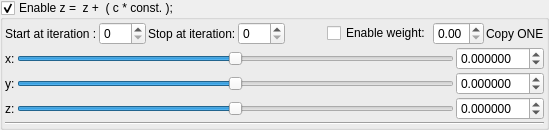
    <widget class="MyGroupBox" name="groupCheck_mandelbulb5_constantMultiplier1_enabled">
     <property name="title">
      <string>Enable z =  z +  ( c * const. ); </string>
     </property>
     <property name="checkable">
      <bool>true</bool>
     </property>
     <layout class="QVBoxLayout" name="verticalLayout_14" stretch="0,0,0">
      <property name="spacing">
       <number>2</number>
      </property>
      <property name="leftMargin">
       <number>2</number>
      </property>
      <property name="topMargin">
       <number>2</number>
      </property>
      <property name="rightMargin">
       <number>2</number>
      </property>
      <property name="bottomMargin">
       <number>2</number>
      </property>
      <item>
       <layout class="QGridLayout" name="gridLayout_37">
        <property name="spacing">
         <number>2</number>
        </property>
        <item row="1" column="5">
         <widget class="QCheckBox" name="checkBox_mandelbulb5_constantMultiplier1_weight_enabled">
          <property name="text">
           <string>Enable weight:</string>
          </property>
         </widget>
        </item>
        <item row="1" column="2">
         <widget class="QLabel" name="label_150">
          <property name="text">
           <string>Stop at iteration:</string>
          </property>
         </widget>
        </item>
        <item row="1" column="3">
         <widget class="MySpinBox" name="spinboxInt_mandelbulb5_constantMultiplier1_stop_iterations">
          <property name="sizePolicy">
           <sizepolicy hsizetype="Minimum" vsizetype="Maximum">
            <horstretch>0</horstretch>
            <verstretch>0</verstretch>
           </sizepolicy>
          </property>
          <property name="maximum">
           <number>250</number>
          </property>
         </widget>
        </item>
        <item row="1" column="1">
         <widget class="MySpinBox" name="spinboxInt_mandelbulb5_constantMultiplier1_start_iterations">
          <property name="sizePolicy">
           <sizepolicy hsizetype="Minimum" vsizetype="Maximum">
            <horstretch>0</horstretch>
            <verstretch>0</verstretch>
           </sizepolicy>
          </property>
          <property name="maximum">
           <number>250</number>
          </property>
         </widget>
        </item>
        <item row="1" column="8">
         <widget class="QLabel" name="label_151">
          <property name="text">
           <string>Copy ONE</string>
          </property>
         </widget>
        </item>
        <item row="1" column="0">
         <widget class="QLabel" name="label_152">
          <property name="text">
           <string>Start at iteration :</string>
          </property>
         </widget>
        </item>
        <item row="1" column="6">
         <widget class="MyDoubleSpinBox" name="spinbox_mandelbulb5_constantMultiplier1_weight">
          <property name="sizePolicy">
           <sizepolicy hsizetype="Minimum" vsizetype="Maximum">
            <horstretch>0</horstretch>
            <verstretch>0</verstretch>
           </sizepolicy>
          </property>
          <property name="decimals">
           <number>2</number>
          </property>
          <property name="minimum">
           <double>0.000000000000000</double>
          </property>
          <property name="maximum">
           <double>1.000000000000000</double>
          </property>
          <property name="singleStep">
           <double>0.100000000000000</double>
          </property>
         </widget>
        </item>
        <item row="1" column="4">
         <spacer name="horizontalSpacer_19">
          <property name="orientation">
           <enum>Qt::Horizontal</enum>
          </property>
          <property name="sizeHint" stdset="0">
           <size>
            <width>40</width>
            <height>20</height>
           </size>
          </property>
         </spacer>
        </item>
       </layout>
      </item>
      <item>
       <layout class="QGridLayout" name="gridLayout_17">
        <property name="spacing">
         <number>2</number>
        </property>
        <item row="1" column="1">
         <widget class="QLabel" name="label_25">
          <property name="text">
           <string>y:</string>
          </property>
         </widget>
        </item>
        <item row="1" column="3">
         <widget class="MyDoubleSpinBox" name="spinbox3_mandelbulb5_constantMultiplier1_y">
          <property name="sizePolicy">
           <sizepolicy hsizetype="Minimum" vsizetype="Maximum">
            <horstretch>0</horstretch>
            <verstretch>0</verstretch>
           </sizepolicy>
          </property>
          <property name="prefix">
           <string/>
          </property>
          <property name="suffix">
           <string/>
          </property>
          <property name="decimals">
           <number>6</number>
          </property>
          <property name="minimum">
           <double>-99.989999999999995</double>
          </property>
          <property name="maximum">
           <double>99.989999999999995</double>
          </property>
          <property name="singleStep">
           <double>0.100000000000000</double>
          </property>
         </widget>
        </item>
        <item row="0" column="1">
         <widget class="QLabel" name="label_18">
          <property name="text">
           <string>x:</string>
          </property>
         </widget>
        </item>
        <item row="2" column="1">
         <widget class="QLabel" name="label_15">
          <property name="text">
           <string>z:</string>
          </property>
         </widget>
        </item>
        <item row="0" column="3">
         <widget class="MyDoubleSpinBox" name="spinbox3_mandelbulb5_constantMultiplier1_x">
          <property name="sizePolicy">
           <sizepolicy hsizetype="Minimum" vsizetype="Maximum">
            <horstretch>0</horstretch>
            <verstretch>0</verstretch>
           </sizepolicy>
          </property>
          <property name="prefix">
           <string/>
          </property>
          <property name="suffix">
           <string/>
          </property>
          <property name="decimals">
           <number>6</number>
          </property>
          <property name="minimum">
           <double>-99.989999999999995</double>
          </property>
          <property name="maximum">
           <double>99.989999999999995</double>
          </property>
          <property name="singleStep">
           <double>0.100000000000000</double>
          </property>
         </widget>
        </item>
        <item row="2" column="3">
         <widget class="MyDoubleSpinBox" name="spinbox3_mandelbulb5_constantMultiplier1_z">
          <property name="sizePolicy">
           <sizepolicy hsizetype="Minimum" vsizetype="Maximum">
            <horstretch>0</horstretch>
            <verstretch>0</verstretch>
           </sizepolicy>
          </property>
          <property name="prefix">
           <string/>
          </property>
          <property name="suffix">
           <string/>
          </property>
          <property name="decimals">
           <number>6</number>
          </property>
          <property name="minimum">
           <double>-99.989999999999995</double>
          </property>
          <property name="maximum">
           <double>99.989999999999995</double>
          </property>
          <property name="singleStep">
           <double>0.100000000000000</double>
          </property>
         </widget>
        </item>
        <item row="1" column="2">
         <widget class="QSlider" name="slider3_mandelbulb5_constantMultiplier1_y">
          <property name="sizePolicy">
           <sizepolicy hsizetype="Expanding" vsizetype="Maximum">
            <horstretch>0</horstretch>
            <verstretch>0</verstretch>
           </sizepolicy>
          </property>
          <property name="minimum">
           <number>-5000000</number>
          </property>
          <property name="maximum">
           <number>5000000</number>
          </property>
          <property name="singleStep">
           <number>1</number>
          </property>
          <property name="orientation">
           <enum>Qt::Horizontal</enum>
          </property>
         </widget>
        </item>
        <item row="0" column="2">
         <widget class="QSlider" name="slider3_mandelbulb5_constantMultiplier1_x">
          <property name="sizePolicy">
           <sizepolicy hsizetype="Preferred" vsizetype="Preferred">
            <horstretch>0</horstretch>
            <verstretch>0</verstretch>
           </sizepolicy>
          </property>
          <property name="minimum">
           <number>-5000000</number>
          </property>
          <property name="maximum">
           <number>5000000</number>
          </property>
          <property name="singleStep">
           <number>1</number>
          </property>
          <property name="orientation">
           <enum>Qt::Horizontal</enum>
          </property>
         </widget>
        </item>
        <item row="2" column="2">
         <widget class="QSlider" name="slider3_mandelbulb5_constantMultiplier1_z">
          <property name="sizePolicy">
           <sizepolicy hsizetype="Expanding" vsizetype="Maximum">
            <horstretch>0</horstretch>
            <verstretch>0</verstretch>
           </sizepolicy>
          </property>
          <property name="minimum">
           <number>-5000000</number>
          </property>
          <property name="maximum">
           <number>5000000</number>
          </property>
          <property name="singleStep">
           <number>1</number>
          </property>
          <property name="orientation">
           <enum>Qt::Horizontal</enum>
          </property>
         </widget>
        </item>
       </layout>
      </item>
      <item>
       <widget class="Line" name="line_3">
        <property name="orientation">
         <enum>Qt::Horizontal</enum>
        </property>
       </widget>
      </item>
     </layout>
    </widget>
